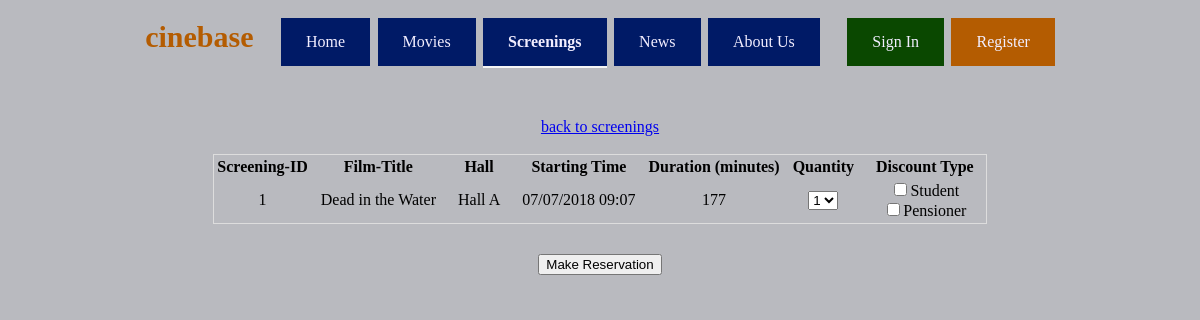
Screenshot of /homepage/reserveticket.php?screening_id=1 with the database file from the repository.
### tables this page shows
CREATE TABLE screening (
	screening_id MEDIUMINT AUTO_INCREMENT,
	hall_id MEDIUMINT,
	film_id MEDIUMINT,
	FOREIGN KEY (hall_id) REFERENCES hall(hall_id) ON DELETE CASCADE,
	FOREIGN KEY (film_id) REFERENCES film(film_id) ON DELETE CASCADE,
	PRIMARY KEY(screening_id),
	duration SMALLINT,
	starting_time DATETIME
);

CREATE TABLE film (
	film_id MEDIUMINT,
	PRIMARY KEY(film_id),
	title VARCHAR(160),
	director VARCHAR(60),
	country VARCHAR(30)	,
	film_language VARCHAR(30),
	age_rating TINYINT,
    CONSTRAINT age_check CHECK (age_rating BETWEEN 0 AND 18)
);

CREATE TABLE hall (
	hall_id MEDIUMINT,
	PRIMARY KEY(hall_id),
	name VARCHAR(10),
	equipment VARCHAR(50)		
);

### homepage/reserveticket.php (the view, shortened to what this page needs)
<?php
$screening_id = $_GET['screening_id'];
$user = 'root';
$pass = '';
$database = 'cinebase';
$conn = new mysqli('localhost', $user, $pass, $database) or die("dead");
?>
<!DOCTYPE html>
<html lang="en">
<head>
    <link rel="stylesheet"
          type="text/css"
          href="css/main.css"/>
</head>
<body>
<div class="wrapper">
    <div class="topLine" id="topLine">
        cinebase
        <button onclick="window.location='index.php';" style="margin-left: 20px" class="buttonBig">Home
        </button>
        <button onclick="window.location='movies.php';"
                class="buttonBig">Movies
        </button>
        <button onclick="window.location='screening.php';"
                style="border-bottom: 2px solid whitesmoke; font-weight: bold" class="buttonBig">
            Screenings
        </button>
        <button onclick="window.location='news.php';" class="buttonBig">News</button>
        <button onclick="window.location='aboutUs.php';" class="buttonBig">About Us</button>
        <button id="signIn" onclick="document.getElementById('popUpLogin').style.display='block'"
                class="buttonLogin">
            Sign In
        </button>
        <button id="register" onclick="window.location='register.php';"
                class="buttonRegister">Register
        </button>
    </div>
</div>
<?php
$sql = "SELECT screening_id, title, name, starting_time, duration FROM screening INNER JOIN film ON screening.film_id=film.film_id INNER JOIN hall ON screening.hall_id = hall.hall_id WHERE screening_id = $screening_id ";
$result = $conn->query($sql);
?>
<div class="wrapperMainBody">
    <div class="mainBody" id="mainBody">
        <div>
            <form id='searchform' action='screening.php' method='get'>
                <a href='screening.php'>back to screenings</a>
            </form>
            <br>
        </div>
        <table style='border: 1px solid #DDDDDD'>
            <thead>
            <tr>
                <th>Screening-ID</th>
                <th>Film-Title</th>
                <th>Hall</th>
                <th>Starting Time</th>
                <th>Duration (minutes)</th>
                <th style="padding: 0px 10px 0px 10px;">Quantity</th>
                <th style="padding: 0px 10px 0px 10px;">Discount Type</th>
            </tr>
            </thead>
            <tbody>
            <?php
            if ($result->num_rows > 0) {
                while ($row = $result->fetch_assoc()) {
					$date = $row['starting_time'];
					$simpleDate = new DateTime($date);
                    echo "<tr>";
                    echo "<td style=\"padding: 5px 10px 5px 10px;\">" . $row['screening_id'] . "</td>";
                    echo "<td style=\"padding: 5px 10px 5px 10px;\">" . $row['title'] . "</td>";
                    echo "<td style=\"padding: 5px 10px 5px 10px;\">" . $row['name'] . "</td>";
                    echo "<td style=\"padding: 5px 10px 5px 10px;\">" . $simpleDate->format('d/m/Y h:m')  . "</td>";
                    echo "<td>" . $row['duration'] . "</td>";
                }
            }
            ?>
            <td>
                <form id="qty_select" name="qty_select" action="" method="post">
                    <select name="quantity" id="quantity">
                        <option value="1">1</option>
                    </select>
            </td>
            <td>
                <input type="checkbox" name="boxes[]" value="Student" vertical-align: middle;>Student<br>
                <input type="checkbox" name="boxes[]" value="Pensioner" vertical-align: middle;>Pensioner<br>
            </td>
            </tbody>
        </table>
			<input type="submit" name="reserve" id="reserve" value="Make Reservation" style="margin-top: 30px;"/><br/>
    </div>
</div>
</body>
</html>

### homepage/css/main.css (style rules this page uses)
body { background-color: rgb(185, 186, 191); }
.mainBody { margin-top: 40px; color: #000000; display: inline-block; }
.wrapper { text-align: center; }
.wrapperMainBody { text-align: center; }
.topLine { display: inline-block; padding: 10px; color: #b45c01; font-family: Comfortaa, serif; font-size: 30px; font-weight: bold; }
.buttonBig { background-color: #001a66; border: none; color: #f2eeff; padding: 15px 25px; text-align: center; font-size: 16px; cursor: pointer; font-family: "Trebuchet MS", serif; }
.buttonLogin { margin-left: 20px; background-color: #0a4800; border: none; color: #f2eeff; padding: 15px 25px; text-align: center; font-size: 16px; cursor: pointer; font-family: "Trebuchet MS", serif; }
.buttonRegister { background-color: #b45c01; border: none; color: #f2eeff; padding: 15px 25px; text-align: center; font-size: 16px; cursor: pointer; font-family: "Trebuchet MS", serif; }

### rows the page displays
screening: screening_id "1", film.title "Dead in the Water", hall.name "Hall A", starting_time "07/07/2018 09:07", duration "177"
